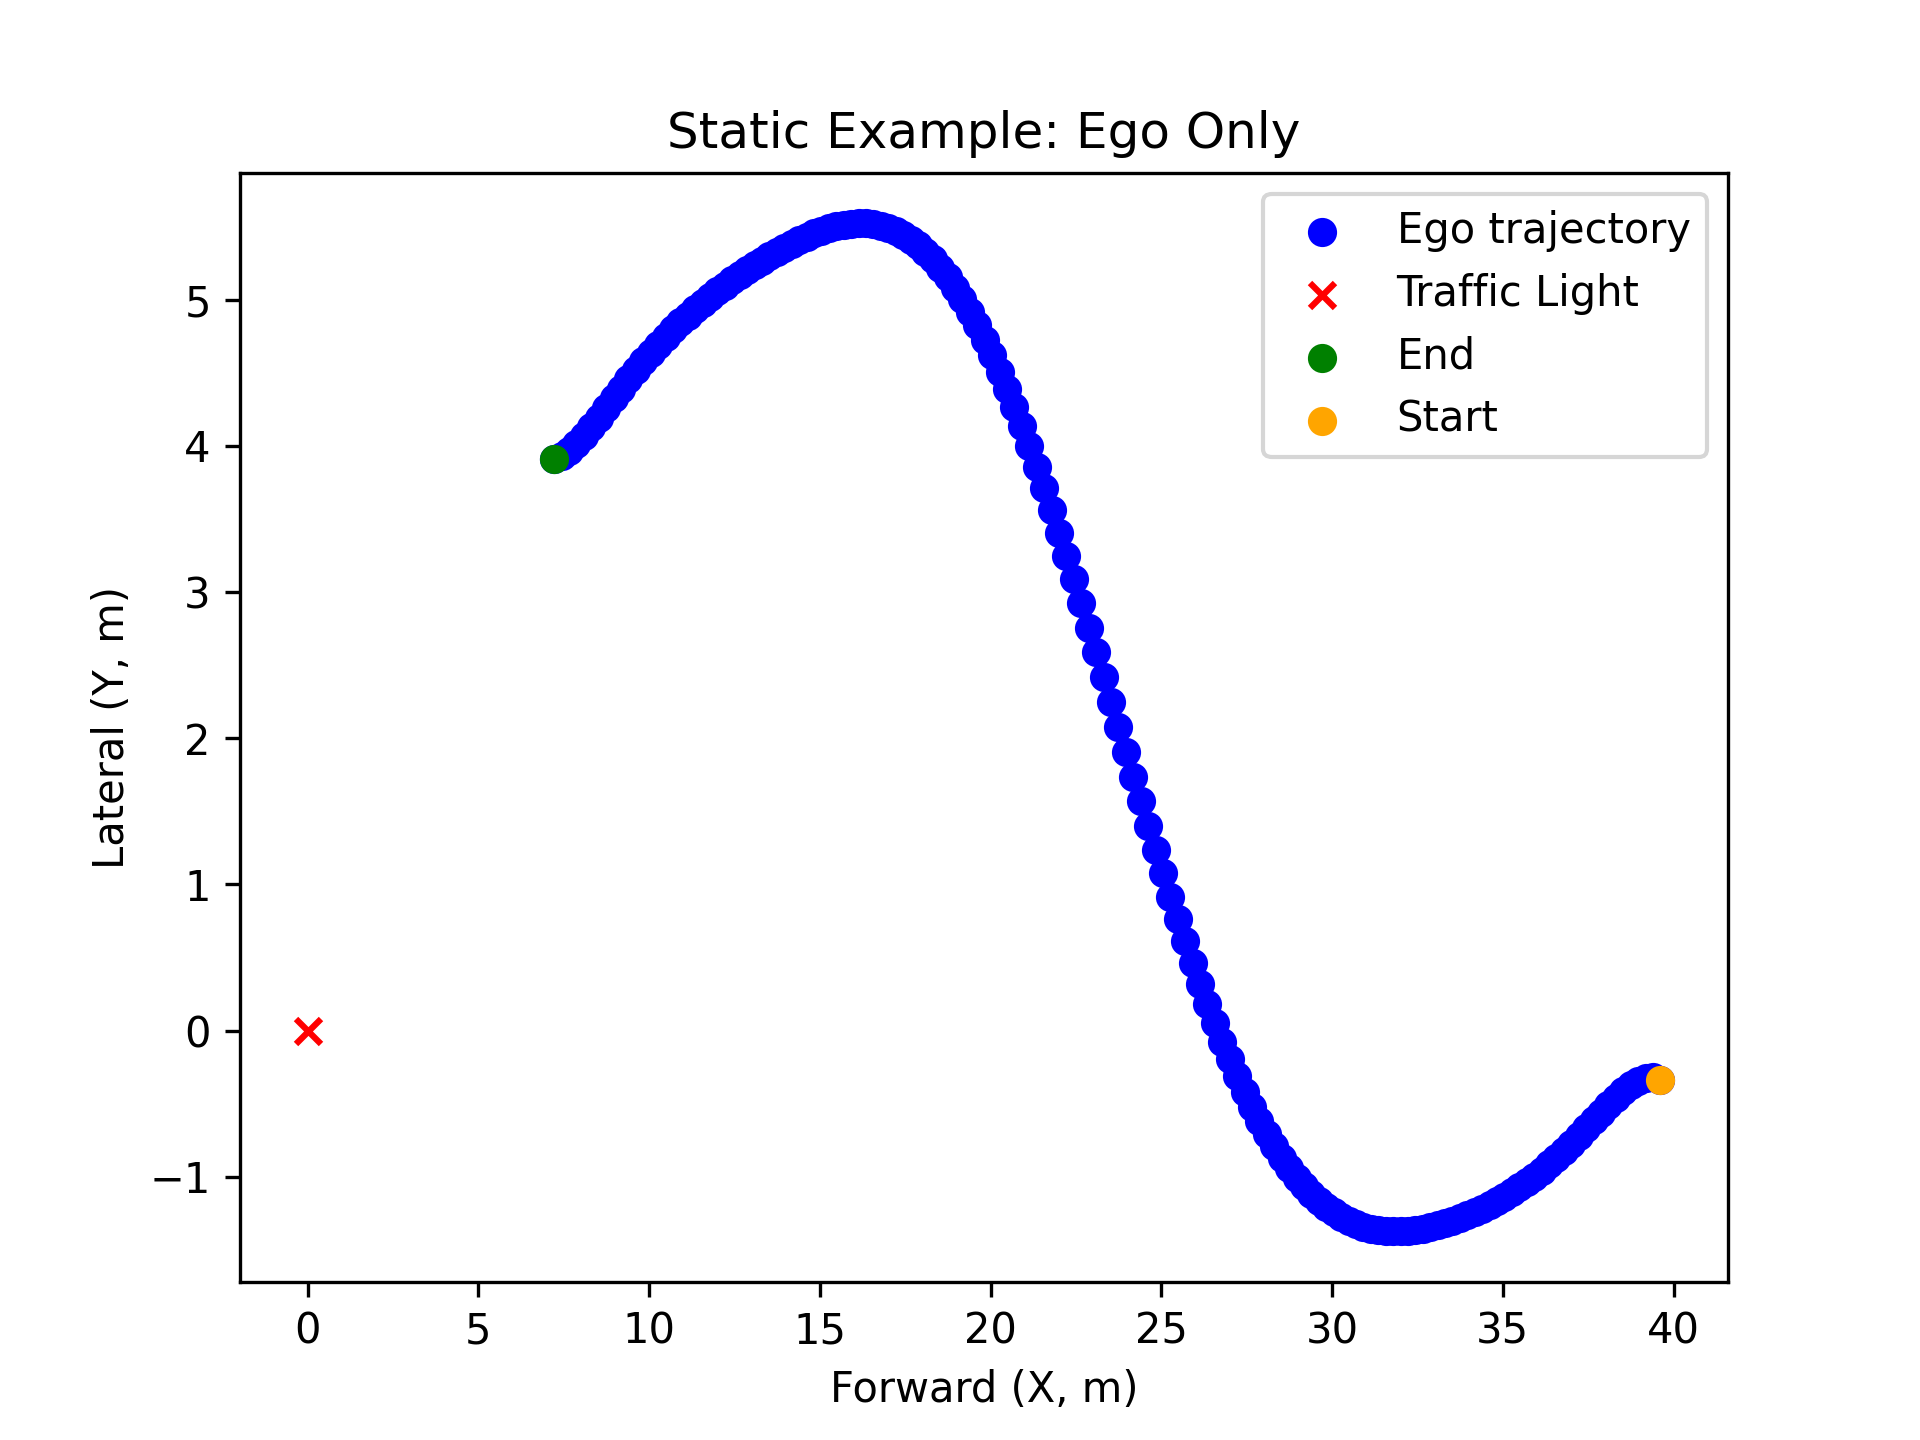

This figure's Python source:
import os
import pandas as pd
import numpy as np
from numpy.polynomial import Polynomial
import matplotlib.pyplot as plt

def readData() -> tuple[np.ndarray, np.ndarray]:
    print("Reading data...")
    dataset = pd.read_csv("bbox_light.csv")

    BEV_X = []
    BEV_Y = [] 

    v = (dataset["y1"] + dataset["y2"]) / 2
    u = (dataset["x1"] + dataset["x2"]) / 2
    
    # Load the first frame to define the reference point and axes
    firstXYZ = np.load(os.path.join("xyz", "depth000000.npz"))["xyz"]
    firstV, firstU = int(v[0]), int(u[0])
    xAxis = np.array([firstXYZ[firstV, firstU, 0], firstXYZ[firstV, firstU, 1]])
    yAxis = np.array([xAxis[1], -xAxis[0]]) #perpendicular to x axis


    for i in range(len(dataset)):
        file_name = f"depth{i:06d}.npz"  
        path = os.path.join("xyz", file_name)
        xyz = np.load(path)["xyz"]
        U = int(u[i])
        V = int(v[i])
        if not (np.isnan(xyz[V, U]).any() or np.isinf(xyz[V, U]).any()):
            refVector = np.array([xyz[V, U, 0], xyz[V, U, 1]])
            trafficLightRelative = toWorldFrame(refVector, xAxis, yAxis)
            BEV_X.append(trafficLightRelative[0])
            BEV_Y.append(trafficLightRelative[1])

    print("Data read.")
    return np.array(BEV_X), np.array(BEV_Y)


def toWorldFrame(refVector: np.ndarray, xAxis:np.ndarray, yAxis: np.ndarray) -> np.ndarray:
    correctedX = refVector.dot(xAxis) / np.linalg.norm(xAxis)
    correctedY = refVector.dot(yAxis) / np.linalg.norm(yAxis)
    return np.array([correctedX, correctedY])

def createData(x: np.ndarray, y: np.ndarray) -> tuple[np.ndarray, np.ndarray]:
    print("Creating data...")
    rawTrajectory = Polynomial.fit(x, y, 9)
    xSmoothed = np.linspace(min(x), max(x), 150)
    ySmoothed = rawTrajectory(xSmoothed)
    print("Data created.")
    return xSmoothed, ySmoothed
    

def plotData(x: np.ndarray, y: np.ndarray) -> None:
    print("Plotting data...")
    plt.scatter(x, y, color="blue", label = "Ego trajectory")
    plt.xlabel("Forward (X, m)")
    plt.ylabel("Lateral (Y, m)")
    plt.title("Static Example: Ego Only")
    plt.scatter([0], [0], color="red", label="Traffic Light", marker="x")
    plt.scatter([x[0]], [y[0]], color="green", label="End", marker="o")
    plt.scatter([x[len(x) - 1]], [y[len(y) - 1]], color="orange", label="Start", marker="o")
    plt.legend(loc = "upper right")
    plt.savefig("trajectoryHoratioAi.png", dpi= 300)
    plt.show()
    print("Data plotted.")
    

def main() -> None:
    points = readData()
    data = createData(points[0], points[1])
    x, y = data
    plotData(x, y)
    print("Done")

if __name__ == "__main__":
    main()
